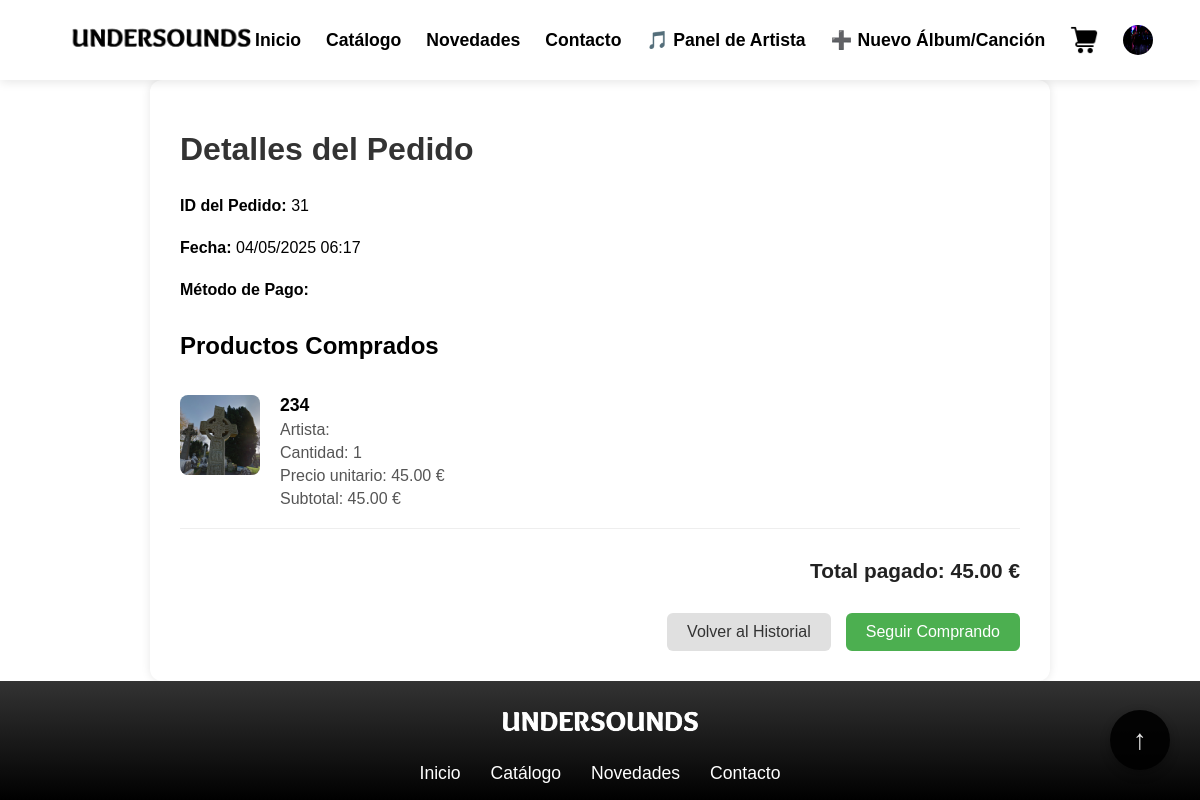
Before: /order/31/ (signed in) with the older database file.
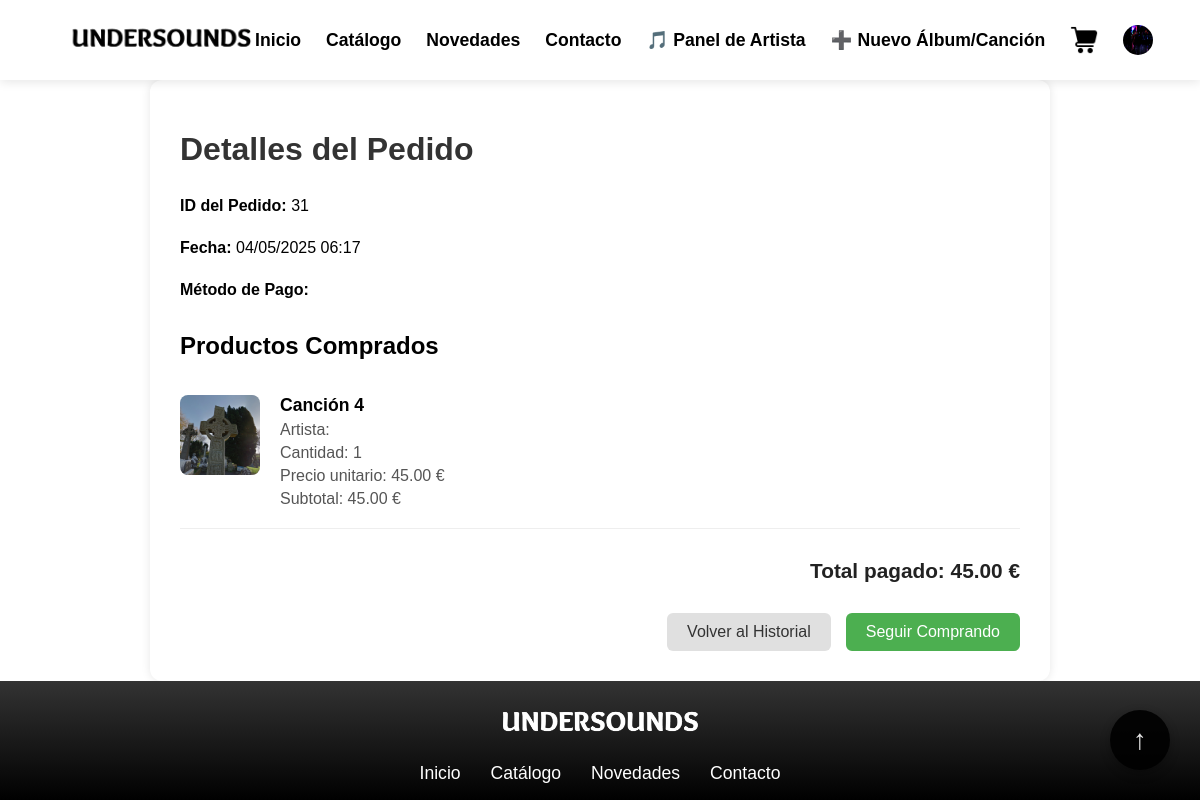
After: the same page with the newer database file.
### model/store/store_models.py (models this page shows, shortened)
class OrderItem(models.Model):
    ITEM_TYPE_CHOICES = [
        ('song', 'Canción'),
        ('album', 'Álbum'),
    ]
    order = models.ForeignKey('Order', on_delete=models.CASCADE, related_name='items')
    item_type = models.CharField(
        max_length=10,
        choices=ITEM_TYPE_CHOICES,
        default='song'  # Valor por defecto para migraciones existentes
    )
    song = models.ForeignKey(Song, on_delete=models.PROTECT, null=True, blank=True)
    album = models.ForeignKey(Album, on_delete=models.PROTECT, null=True, blank=True)
    price = models.DecimalField(max_digits=8, decimal_places=2)
    quantity = models.PositiveIntegerField(default=1)
    class Meta:
        app_label = 'store'
    def subtotal(self):
        return self.price * self.quantity

### model/music/music_models.py (models this page shows, shortened)
class Song(models.Model):
    title = models.CharField(max_length=255)
    artist_name = models.CharField(max_length=100)
    genre = models.CharField(max_length=50)
    price = models.DecimalField(max_digits=8, decimal_places=2)
    release_date = models.DateTimeField()
    song_cover = models.ImageField(upload_to='song_covers/', blank=True, null=True)
    song_file = models.FileField(upload_to='songs/', blank=True, null=True)  # <-- New field
    album_id = models.IntegerField(blank=True, null=True, verbose_name="ID del álbum")
    class Meta:
        app_label = 'music'  # ¡Esto es crucial!

### view/store/views.py (the view)
# urls.py: path('order/<int:order_id>/', views.order_detail, name='order_detail'),
@login_required
def order_detail(request, order_id):
    order = OrderController.get_order_details(order_id)
    if not order or order.user_id != request.user.id:
        return redirect('catalogo')
    return render(request, 'order_detail.html', {
        'order': order,
        'items': order.items  # Los items ya vienen incluidos en el OrderDTO
    })

### controller/store_controller.py (called while the page is built)
    @staticmethod
    def get_order_details(order_id):
        return OrderDAO.get_order_by_id(order_id)

### model/Dao/store_dao.py (called while the page is built)
    @staticmethod
    def get_order_by_id(order_id):
        try:
            order = Order.objects.get(id=order_id)
            return StoreFactory.create_order_dto_from_model(order)
        except ObjectDoesNotExist:
            return None
        except Exception as e:
            print(f"Error retrieving order: {str(e)}")
            return None

### model/Factory/store_factory.py (called while the page is built)
    @staticmethod
    def create_order_dto_from_model(order: Order) -> OrderDTO:
        return OrderDTO(
            id=order.id,
            user_id=order.user.id,
            total=float(order.total_amount),
            status=order.status,
            created_at=order.created_at,
            updated_at=order.updated_at,
            items=[StoreFactory.create_order_item_dto_from_model(item) for item in order.items.all()]
        )

### view/store/templates/order_detail.html (shortened to what this page needs)
{% extends 'base.html' %}
{% load static %}
{% load humanize %}
{% block extra_css %}
<link rel="stylesheet" href="{% static 'store/css/order_detail.css' %}">
{% endblock %}
{% block content %}
<div class="order-container">
    <h1 class="order-title">Detalles del Pedido</h1>
    <div class="order-summary">
        <p><strong>ID del Pedido:</strong> {{ order.id }}</p>
        <p><strong>Fecha:</strong> {{ order.created_at|date:"d/m/Y H:i" }}</p>
        <p><strong>Método de Pago:</strong> {{ order.payment_method|capfirst }}</p>
    </div>
    <div class="order-items">
        <h2>Productos Comprados</h2>
        {% for item in items %}
        <div class="order-item">
            <div class="item-image">
                {% if item.cover_url %}
                    <img src="{{ item.cover_url }}" alt="Portada">
                {% else %}
                    <img src="{% static 'images/default_album.jpg' %}" alt="Portada">
                {% endif %}
            </div>
            <div class="item-details">
                <h3>
                    {% if item.item_type == 'song' %}
                        {{ item.song_title }}
                    {% else %}
                        {{ item.album_title }} (Álbum completo)
                    {% endif %}
                </h3>
                <p class="artist">Artista: {{ item.artist_name }}</p>
                <p class="quantity">Cantidad: {{ item.quantity }}</p>
                <p class="price-unit">Precio unitario: {{ item.price|floatformat:2|intcomma }} €</p>
                <p class="subtotal">Subtotal: {{ item.price|floatformat:2|intcomma|floatformat:2 }} €</p>
            </div>
        </div>
        {% endfor %}
    </div>
    <div class="order-total">
        <span>Total pagado:</span>
        <strong>{{ order.total|floatformat:2|intcomma }} €</strong>
    </div>
    <div class="order-actions">
        <a href="{% url 'historial_compras' %}" class="btn btn-secondary">Volver al Historial</a>
        <a href="{% url 'catalogo' %}" class="btn btn-primary">Seguir Comprando</a>
    </div>
</div>
{% endblock %}

Changed rows visible on the page:
changed through a linked row, OrderItem: song_title "234" → "Canción 4"
